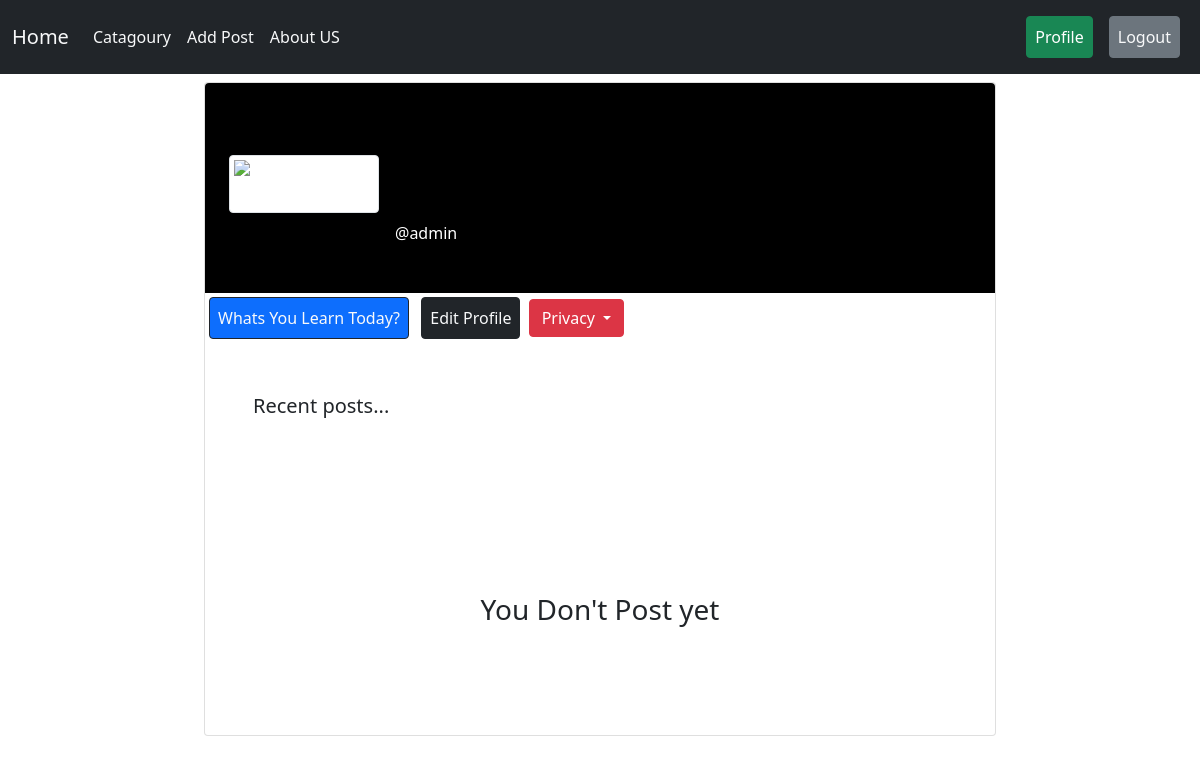
Page /author/profile (signed in) on the earlier database version.
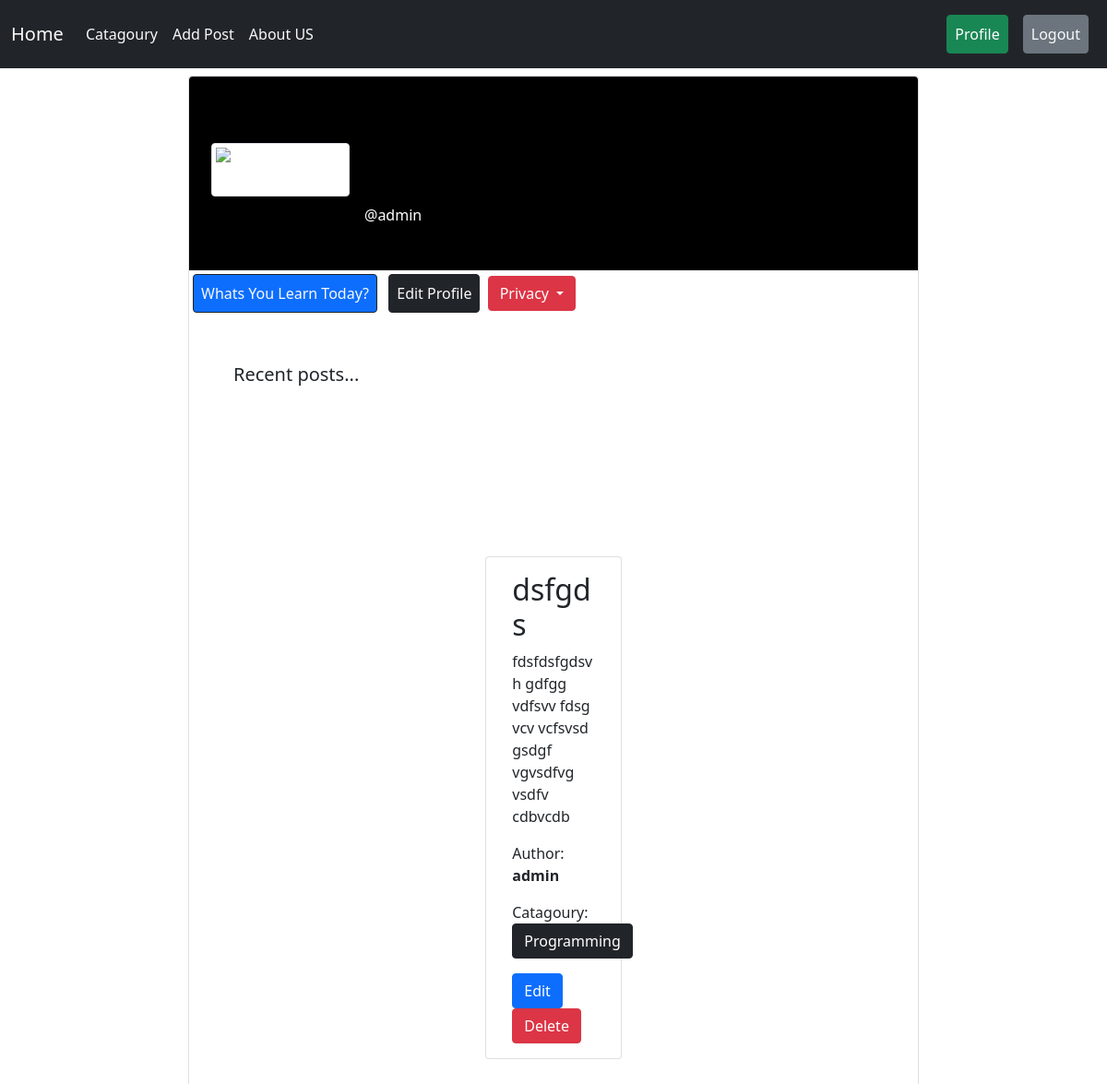
Same page on the later database version.
### post/models.py (models this page shows, shortened)
class Post(models.Model):
    name=models.CharField(max_length=200)
    catagory=models.ManyToManyField(Catagory)
    content=models.TextField()
    author=models.ForeignKey(User,on_delete=models.CASCADE)
    time=models.DateTimeField()

### catagory/models.py (models this page shows)
class Catagory(models.Model):
    name=models.CharField(max_length=30)
    slug=models.SlugField(max_length=100,unique=True,null=True,blank=True)
    def __str__(self):
        return self.name

### author/views.py (the view)
# urls.py: path('profile',views.authorprofile,name='profile'),
@login_required
def authorprofile(request):
    if request.user.is_authenticated:
       data=Post.objects.filter(author=request.user)
       return render (request,'profile.html',{'data':data})
    else:
        return redirect('login')

### author/templates/profile.html (shortened to what this page needs)
{% extends "base.html" %}
{% block content %}
<section class="">
  <div class="mt-2">
    <div class="row d-flex justify-content-center">
      <div class="col col-lg-9 col-xl-8">
        <div class="card">
          <div class="rounded-top text-white d-flex flex-row" style="background-color: #000; height:210px;">
            <div class="ms-4 mt-5 d-flex flex-column" style="width: 150px; height:150px">
              <img src=""
                alt="Generic placeholder image" class="img-fluid img-thumbnail mt-4 mb-2"
                style="width: 150px; z-index: 1">
            </div>
            <div class="ms-3" style="margin-top: 130px;">
              <p>@{{request.user.username}}</p>
            </div>
          </div>
            <div>
              <a type="button"  class="btn btn-outline-dark text-light m-1 p-2 bg-primary" data-mdb-ripple-color="primary"   href="{% url 'add_post' %}" >
              Whats You Learn Today?
              </a>
              <a type="button"  class="btn btn-outline-dark text-light m-1 p-2 bg-dark" data-mdb-ripple-color="primary"   href="{% url 'edit_author' %}" >
                Edit Profile
                </a>
                  <button type="button" class="btn btn-danger dropdown-toggle" data-bs-toggle="dropdown" aria-expanded="false">
                   Privacy
                  </button>
            </div>
            <div class="d-flex justify-content-between align-items-center mb-4 text-body">
              <p class="lead fw-normal m-5">Recent posts... </p>
          </div>
          <div style='margin:100px;' class='d-flex flex-wrap justify-content-center  p-100px'>
            {% if data %}
            {% for i in data %}
            <div style=' display: flex; flex-wrap: wrap; margin:10px;' class="row d-flex justify-content-center col-lg-3 col-md-4 col-sm-6 ">
              <div class="card">
                <div class="card-body">
                  <h2 class="card-title">{{i.name}}</h2>
                  <p class="card-text">{{i.content}}</p>
                  <p class="card-text">Author: <b>{{i.author}}</b></p>
                  <p>
                    Catagoury:
                    {% for j in i.catagory.all %}
                    <a href="#" class="btn btn-dark">{{j}}</a>
                    {% endfor %}
                  </p>
                  <a href="{% url 'edit' i.id %}" class="btn btn-primary">Edit</a>
                  <a href="{% url 'delete' i.id %}" class="btn btn-danger">Delete</a>
                </div>
              </div>
            </div>
            {% endfor %}
            {%else%}
            <h3>You  Don't Post yet </h3>
            {% endif %}
          </div>
        </div>
      </div>
    </div>
  </div>
</section>
{% endblock %}

Differences in the rows shown:
added Post: name "dsfgds", content "fdsfdsfgdsvh gdfgg vdfsvv fdsg vcv vcfsvsd gsdgf vgvsdfvg vsdfv cdbvcdb", author "admin"
now on this page (row edited): Catagory: name "Programming"
Other differences:
text no longer shown: "You Don't Post yet"
